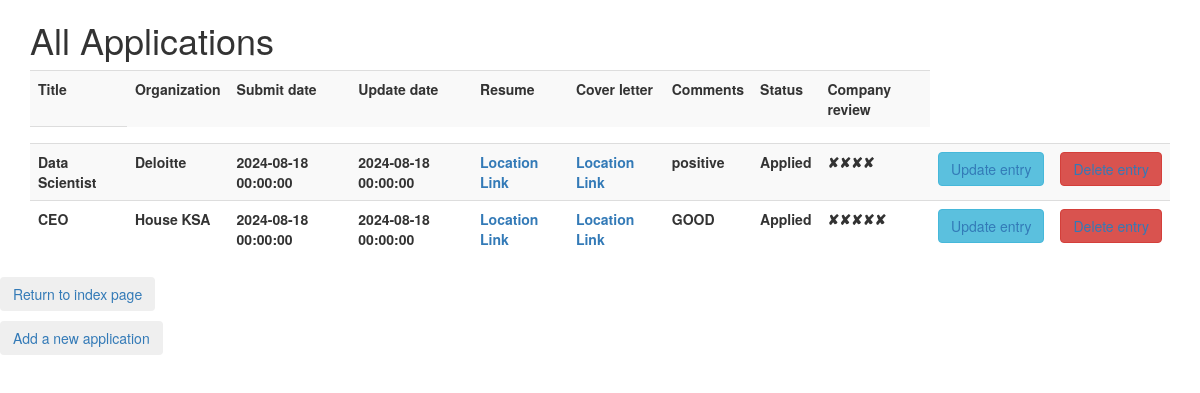
The app's page /applications, older data.
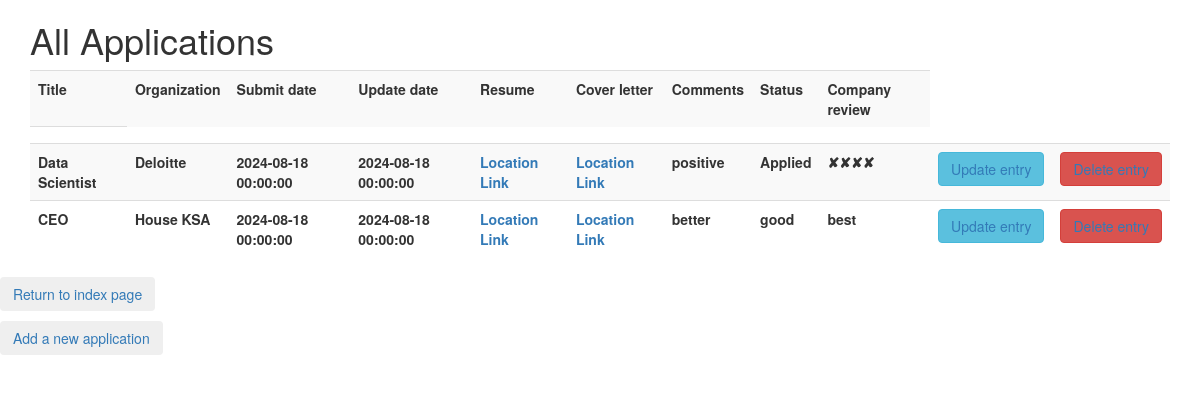
The same page, newer data.
### main.py (models this page shows, shortened)
class Career(db.Model):
    id = db.Column(db.Integer, primary_key=True)
    title = db.Column(db.String(80), nullable=False)
    organization = db.Column(db.String(120), nullable=False)
    submit_date = db.Column(db.DateTime, nullable=False, default=datetime.utcnow)
    update_date = db.Column(db.DateTime, nullable=False)
    resume = db.Column(db.String(120), nullable=False)
    cover_letter = db.Column(db.String(120), nullable=False)
    company_review = db.Column(db.String(120), nullable=False)
    status = db.Column(db.String(120), nullable=False)
    comments = db.Column(db.String(120), nullable=False)

### main.py (the view)
@app.route('/applications', methods=["GET", "POST"])
def jobs():
    with app.app_context():
        database = db.session.query(Career).all()
        return render_template('read.html', jobs=database)

### templates/read.html (shortened to what this page needs)
{% extends 'bootstrap/base.html' %}
{% block content %}
<div class="container">
  <div class="row">
    <div class="col-sm-12">
      <h1>All Applications</h1>
	  <table class="table table-striped table-dark">
          <tbody>
              <tr>
    <th>Title</th>
                    <th>Organization</th>
                    <th>Submit date</th>
                    <th>Update date</th>
                    <th>Resume</th>
                    <th>Cover letter</th>
                    <th>Comments</th>
                    <th>Status</th>
                    <th>Company review</th>
              </tr>
            <tr>
                <th scope="col">{% for name in jobs%}</th>
            </tr>
              <tr>
                    <th>{{name.title}}</th>
                    <th>{{name.organization}}</th>
                    <th>{{name.submit_date}}</th>
                    <th>{{name.update_date}}</th>
                    <th><a href = '{{ name.resume }}'>Location Link</a></th>
                    <th><a href = '{{name.cover_letter}}'>Location Link</a></th>
                    <th>{{name.comments}}</th>
                    <th>{{name.status}}</th>
                    <th>{{name.company_review}}</th>
                <th>
                    <button class="btn btn-info">
                        <a href="{{ url_for('edit', job_id=name.id) }}">Update entry</a>
                    </button>
                </th>
                <th>
                    <button class="btn btn-danger">
                        <a href="{{ url_for('delete', job_id=name.id) }}">Delete entry</a>
                    </button>
                </th>
                  {% endfor %}
            </tr>
           </tbody>
      </table>
    </div>
    <div class="row">
         <div class="col">
                    <p>
                        <button class="btn btn">
                            <a href="/" >Return to index page</a>
                        </button>
                    </p>
         </div>
        <div class="col">
                   <p>
                       <button class="btn btn">
                           <a href="/add" >Add a new application</a>
                       </button>
                   </p>
        </div>
    </div>
  </div>
</div>
{% endblock %}

Row changes from the older to the newer data that the page shows:
changed Career "CEO": comments "GOOD" → "better"; status "Applied" → "good"; company_review "✘✘✘✘✘" → "best"
